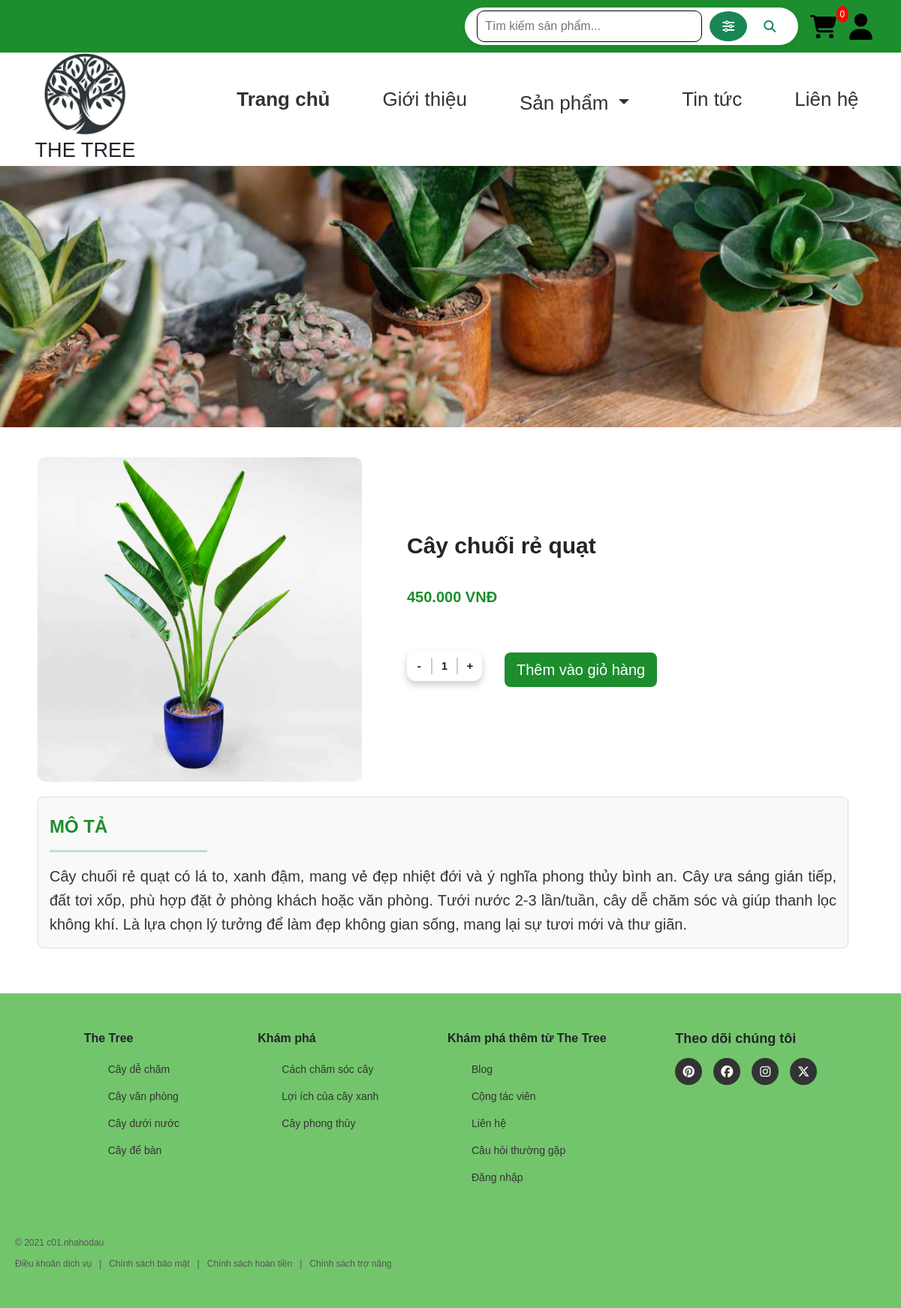
The app's page /pages/user-sanpham.php?id=48 with its own data.
### tables this page shows
CREATE TABLE `products` (
  `ProductID` int(11) NOT NULL,
  `ProductName` varchar(255) NOT NULL,
  `CategoryID` int(11) NOT NULL,
  `Price` decimal(10,0) NOT NULL,
  `Description` mediumtext NOT NULL,
  `ImageURL` varchar(255) NOT NULL,
  `Status` enum('hidden','appear') NOT NULL DEFAULT 'appear',
  `Attribute` varchar(255) DEFAULT NULL,
  `LevelDifficulty` enum('hard','medium','low') DEFAULT NULL,
  `IsPurchase` tinyint(1) DEFAULT 0
);

### pages/user-sanpham.php (the view, shortened to what this page needs)
<!DOCTYPE html>
<?php
require_once('../src/php/connect.php');
$id = isset($_GET['id']) ? (int) $_GET['id'] : 0;
$sql = "SELECT * FROM products WHERE ProductID = $id";
$result = $conn->query($sql);
if ($result && $result->num_rows > 0) {
  $product = $result->fetch_assoc();
} else {
  echo "Không tìm thấy sản phẩm.";
  exit;
}
$cart_count =  0;
?>
<html>
<head>
  <link rel="stylesheet" href="../src/css/san-pham.css" />
  <link rel="stylesheet" href="../assets/icon/fontawesome-free-6.7.2-web/css/all.min.css" />
  <link rel="stylesheet" href="../src/css/search-styles.css" />
  <link rel="stylesheet" href="../src/css/searchAdvanceMobile.css" />
  <link rel="stylesheet" href="../src/css/user-sanpham.css" />
  <link rel="stylesheet" href="../assets/libs/bootstrap-5.3.3-dist/css/bootstrap.min.css" />
  <link rel="stylesheet" href="../assets/libs/fontawesome-free-6.6.0-web/fontawesome-free-6.6.0-web/css/all.min.css" />
  <link rel="stylesheet" href="../src/css/footer.css">
</head>
<div class="Sticky">
  <div class="container-fluid" style="padding: 0 !important">
    <div class="header">
      <div class="grid">
        <div class="item-header">
          <div class="search-group">
            <form id="searchForm" method="get">
              <div class="search-container">
                <div class="search-input-wrapper">
                  <input type="search" placeholder="Tìm kiếm sản phẩm..." id="searchInput" name="search"
                    class="search-input" />
                  <button type="button" class="advanced-search-toggle" id="advanced-search-toggle"
                    onclick="toggleAdvancedSearch()" title="Tìm kiếm nâng cao">
                    <i class="fas fa-sliders-h"></i>
                  </button>
                  <button type="submit" class="search-button" onclick="performSearch()" title="Tìm kiếm">
                    <i class="fas fa-search"></i>
                  </button>
                </div>
              </div>
            </form>
          </div>
          <div class="cart-wrapper">
            <div class="cart-icon">
              <a href="gio-hang.php"><img src="../assets/images/cart.svg" alt="cart" />
                <span class="cart-count" id="mni-cart-count" style="position: absolute; margin-top: -10px; background-color: red; color: white; border-radius: 50%; padding: 2px 5px; font-size: 12px;">
                  <?php
                  echo $cart_count;
                  ?>
                </span>
              </a>
            </div>
          </div>
          <div class="user-icon">
            <label for="tick" style="cursor: pointer">
              <img src="../assets/images/user.svg" alt="" />
            </label>
          </div>
        </div>
      </div>
    </div>
  </div>
  <div class="nav">
    <div class="brand">
      <div class="brand-logo">
        <a href="../index.php"><img class="img-fluid" src="../assets/images/LOGO-2.jpg" alt="LOGO" /></a>
      </div>
      <div class="brand-name">THE TREE</div>
    </div>
    <div class="choose">
      <ul>
        <li>
          <a href="../index.php" style="font-weight: bold">Trang chủ</a>
        </li>
        <li><a href="#">Giới thiệu</a></li>
        <li>
          <div class="nav-item dropdown">
            <a class="nav-link dropdown-toggle" href="#" role="button" data-bs-toggle="dropdown" aria-expanded="false">
              Sản phẩm
            </a>
          </div>
        </li>
        <li><a href="">Tin tức</a></li>
        <li><a href="">Liên hệ</a></li>
      </ul>
    </div>
  </div>
</div>
<div class="section">
  <div class="img-21">
    <img src="../assets/images/CAY21.jpg" alt="CAY21" />
  </div>
</div>
<div class="sanpham">
  <img src="<?php echo ".." . $product['ImageURL']; ?>" alt="<?php echo $product['ProductName']; ?>"
    class="single-image" />
  <div class="details">
    <div class="nametree">
      <h2><?php echo $product['ProductName']; ?></h2>
      <h3 id="giá"><?php echo number_format($product['Price'], 0, ',', '.') . " VNĐ"; ?></h3>
    </div>
    <div class="order">
      <div class="wrapper">
        <span class="minus">-</span>
        <span class="num">01</span>
        <span class="plus">+</span>
      </div>
      <form id="add-to-cart-form">
        <button type="submit" class="btn btn-success btn-lg">Thêm vào giỏ hàng</button>
      </form>
    </div>
  </div>
</div>
<div class="description">
  <h2>MÔ TẢ</h2>
  <hr style="height: 3px; border-width: 0; background-color: #1c8e2e; width: 20%;" />
  <p><?php echo ($product['Description'] !== 'None') ? $product['Description'] : 'Không có mô tả'; ?></p>
</div>
<footer class="footer">
  <div class="footer-column">
    <h3>The Tree</h3>
    <ul>
      <li><a href="#">Cây dễ chăm</a></li>
      <li><a href="#">Cây văn phòng</a></li>
      <li><a href="#">Cây dưới nước</a></li>
      <li><a href="#">Cây để bàn</a></li>
    </ul>
  </div>
  <div class="footer-column">
    <h3>Khám phá</h3>
    <ul>
      <li><a href="#">Cách chăm sóc cây</a></li>
      <li><a href="#">Lợi ích của cây xanh</a></li>
      <li><a href="#">Cây phong thủy</a></li>
    </ul>
  </div>
  <div class="footer-column">
    <h3>Khám phá thêm từ The Tree</h3>
    <ul>
      <li><a href="#">Blog</a></li>
      <li><a href="#">Cộng tác viên</a></li>
      <li><a href="#">Liên hệ</a></li>
      <li><a href="#">Câu hỏi thường gặp</a></li>
      <li><a href="#">Đăng nhập</a></li>
    </ul>
  </div>
  <div class="footer-column newsletter">
    <h3>Theo dõi chúng tôi</h3>
    <div class="social-icons">
      <a href="#" aria-label="Pinterest">
        <i class="fa-brands fa-pinterest"></i>
      </a>
      <a href="#" aria-label="Facebook">
        <i class="fa-brands fa-facebook"></i>
      </a>
      <a href="#" aria-label="Instagram">
        <i class="fa-brands fa-instagram"></i>
      </a>
      <a href="#" aria-label="Twitter">
        <i class="fa-brands fa-x-twitter"></i>
      </a>
    </div>
  </div>
  <div class="copyright">
    © 2021 c01.nhahodau
    <div class="policies">
      <a href="#">Điều khoản dịch vụ</a>
      <span>|</span>
      <a href="#">Chính sách bảo mật</a>
      <span>|</span>
      <a href="#">Chính sách hoàn tiền</a>
      <span>|</span>
      <a href="#">Chính sách trợ năng</a>
    </div>
  </div>
</footer>
</body>
</html>

### src/css/san-pham.css (style rules this page uses)
* { font-family: "Poppins", sans-serif; margin: 0; padding: 0; box-sizing: border-box; font-family: Arial, Helvetica, sans-serif; }
:root { --primary-color: #1c8e2e; --border-radius: 10px; --header-height: 70px; }
* { box-sizing: border-box; }
html, body { padding: 0 !important; }
.Sticky { position: -webkit-sticky; position: sticky; top: 0; z-index: 1000; }
.header, .nav { background-color: white; z-index: 1; }
.Sticky .container-fluid { overflow: visible; }
.choose ul li a { text-decoration: none; color: #333; padding: 5px 10px; transition: color 0.3s ease; }
.header { height: var(--header-height); background-color: var(--primary-color); top: 0; left: 0; height: 70px; width: 100%; background-color: #1c8e2e; display: flex; align-items: center; justify-content: space-between; position: relative; }
.grid { width: 97%; max-width: 100%; display: flex; align-items: center; justify-content: space-between; }
.item-header { display: flex; align-items: center; gap: 3%; justify-content: flex-end; }
.brand-name { font-size: 1.7rem; }
.item-header input[type="search"] { width: 300px; height: 42px; border-radius: 10px; border: 1px solid; border-radius: var(--border-radius); }
.search-group { display: flex; align-items: center; width: 100%; }
.search-group button { width: 50px; height: 40px; }
.search-group img, .cart-icon img, .user-icon img { width: 35px; height: 35px; }
.user-icon { display: flex; flex-direction: column; }
.user-icon { position: relative; }
.search-group { position: relative; }
input[type="search"] { width: 100%; padding: 10px; font-size: 16px; border: 1px solid #ddd; border-radius: 4px; }
.nav { display: flex; align-items: center; justify-content: space-around; }
.brand { display: flex; align-items: center; flex-direction: column; }
.brand-logo img { width: 110px; height: 110px; }
.choose ul { list-style: none; display: flex; gap: 50px; font-size: 26px; }
.choose a { text-decoration: none; color: inherit; }
.section img { width: 100%; height: 29vw; object-fit: cover; object-position: 50% 50%; display: flex; }
.sanpham { display: flex; margin-top: 40px; }
.single-image { width: 432px; height: 432px; margin-left: 50px; border-radius: 10px; }
.details { width: 50%; margin: 60px; }
.nametree h2 { padding: 40px 0 30px 0; font-size: 30px; font-weight: bold; }
.nametree h3 { font-size: 20px; font-weight: bold; padding: 0 0 30px 0; color: #1c8e2e; }
.order { display: flex; align-items: center; margin-top: 30px; flex-wrap: wrap; }
.wrapper { height: 40px; min-width: 100px; display: flex; align-items: center; background: #fff; border-radius: 12px; box-shadow: 0 5px 10px rgba(0, 0, 0, 0.2); margin-right: 30px; margin-bottom: 10px; }
.wrapper span { width: 100%; text-align: center; font-size: 15px; font-weight: 600; cursor: pointer; user-select: none; }
.wrapper span.num { font-size: 15px; border-right: 2px solid rgba(0, 0, 0, 0.2); border-left: 2px solid rgba(0, 0, 0, 0.2); pointer-events: none; }
.order button { background-color: #1c8e2e; color: #fff; white-space: nowrap; border: none; }
.description { width: 90%; margin: 30px 0 30px 50px; }
p { text-align: justify; }

### src/css/user-sanpham.css (style rules this page uses)
.cart-wrapper { position: relative; display: inline-block; }
.description { margin-top: 20px; padding: 15px; background-color: #f9f9f9; border: 1px solid #ddd; border-radius: 8px; }
.description h2 { color: #1c8e2e; margin: 10px 0; font-size: 24px; font-weight: bold; }
.description p { color: #333; font-size: 20px; line-height: 1.6; text-align: justify; margin: 0; font-weight: 300px; }

### records on screen
products: ImageURL (picture), ProductName "Cây chuối rẻ quạt", Price "450.000", Description "Cây chuối rẻ quạt có lá to, xanh đậm, mang vẻ đẹp nhiệt đới và ý nghĩa phong thủy bình an. Cây ưa sáng gián tiếp, đất tơi xốp, phù hợp đặt ở phòng khách hoặc văn phòng. Tưới nước 2-3 lần/tuần, cây dễ chăm sóc và giúp thanh lọc không khí. Là lựa chọn lý tưởng để làm đẹp không gian sống, mang lại sự tươi mới và thư giãn."

### other values on screen
$cart_count "0"
